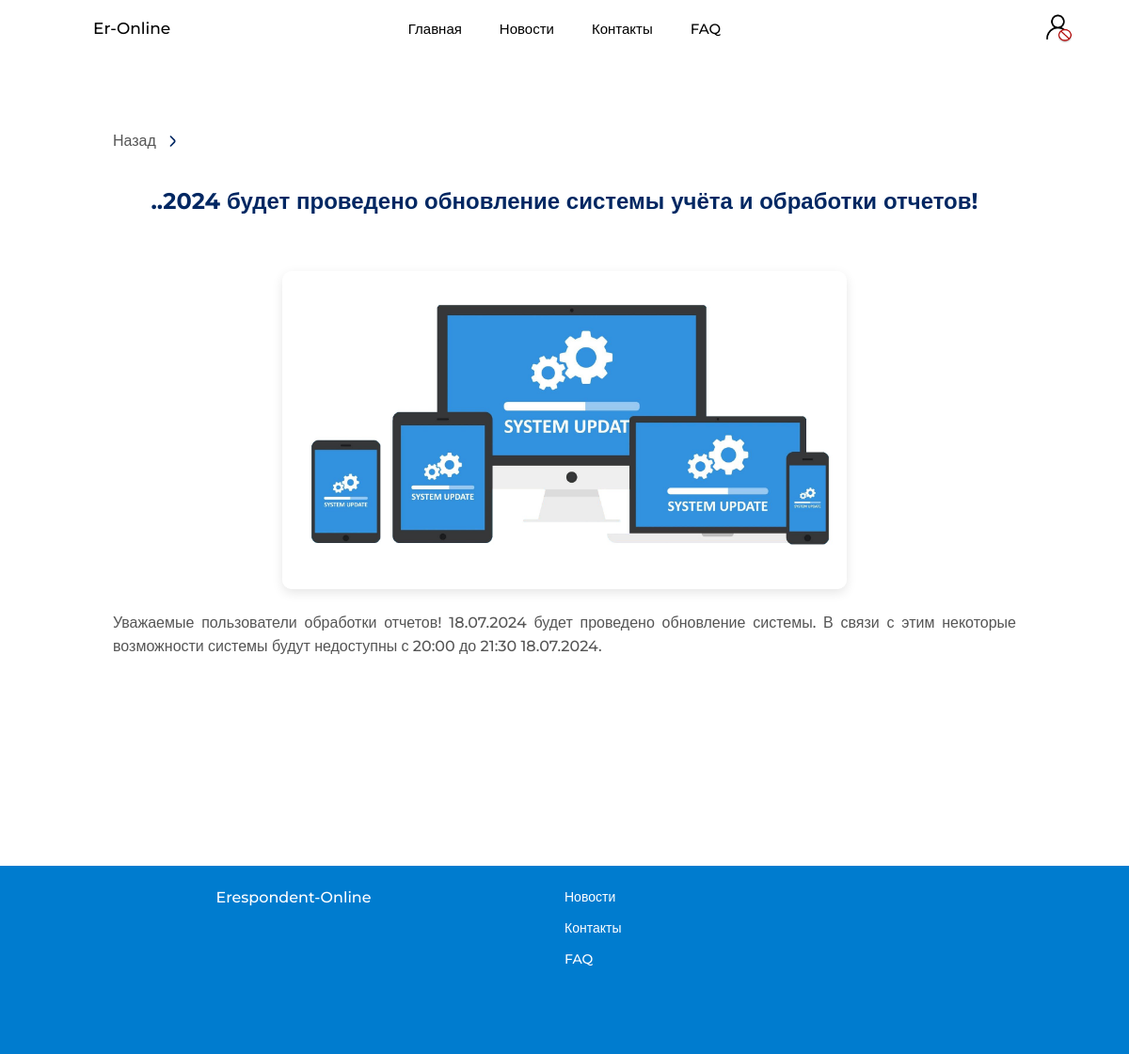
Screenshot of /news/1 with the database file from the repository.
### website/models.py (models this page shows)
class News(db.Model):
    __tablename__ = 'news'
    id = db.Column(db.Integer, primary_key=True)
    title = db.Column(db.String(100))
    text = db.Column(db.String(300))
    img_name = db.Column(db.String(20))
    created_time = db.Column(db.DateTime, nullable=False, default=datetime.now())

### website/views.py (the view)
@views.route('/news/<int:id>')
def news_post(id):
    post = News.query.filter_by(id = id).first()
    return render_template(f'Posts/1.html',
        current_user=current_user,
        post=post
    )

### website/templates/Posts/1.html (shortened to what this page needs)
{% extends "base.html" %}
{% block content %}
<div class="info_page">
    <div class="faq_question_info">
        <div class="back_post">
            <a href="/news">Назад</a>
        </div>
        <div class="info_page_name">
            <h1>{{post.title}}</h1>
        </div>
        <div class="infos">
            <div class="p_img">
                <img src="{{ url_for('static', filename='img/news/' + post.img_name) }}" alt="">
            </div>
            <p>{{post.text}}</p>
        </div>
    </div>
</div>
{% endblock %}

### website/static/css/base.css (style rules this page uses)
* { margin: 0; padding: 0; font-family: Montserrat, Arial, sans-serif; }
html, body { margin: 0; padding: 0; overflow: visible; }
a { text-decoration: none; }
body { display: flex; flex-direction: column; min-height: 100vh; background-color:#fff; overflow-x: hidden; color: rgb(0, 0, 0); }
:root { --color1: #7dc5ff; --color2: rgba(184, 220, 255, 0.6); --color3: #0085f1; --color7: rgb(96, 255, 122); --remarksclr: rgba(255, 186, 96, 0.705); --odobrclr: rgb(96, 255, 122, 0.705); --delclr: rgb(255, 96, 96, 0.705); --blue-back: #007ccf; --green-back: #00aaaa;; --blue-back-hover: #0067ac; --moreblue_text: darkblue; }
.info_page { margin-top: 60px; display: flex; flex-direction: column; width: 100%; }
.info_page_name { margin: 0 auto; padding: 30px 0; padding-bottom: 10px; }
.faq_question_info { max-width: 80%; margin: 0 auto; min-height: 100vh; border-radius: 10px; padding: 30px; }
.info_page_name h1 { font-size: 24px; color: #002762; margin-bottom: 20px; text-align: center; }
.infos { color: #555555; line-height: 1.6; margin-top: 20px; }
.infos p { padding: 0; margin: 0; color: #555555; font-weight: 500; font-size: 16px; margin-bottom: 15px; text-align: justify; }
.p_img { display: flex; flex-direction: column; align-items: center; margin-top: 30px; text-align: center; }
.p_img img { max-width: 600px; border-radius: 10px; box-shadow: 0 4px 12px rgba(0, 0, 0, 0.1); }
.back_post { display: flex; margin: 50px 0 10px 0; align-items: center; color: #555555; cursor: pointer; font-weight: 500; }
.back_post a { color: #555555; font-size: 16px; }

### rows the page displays
News: title "..2024 будет проведено обновление системы учёта и обработки отчетов!", img_name (picture), text "Уважаемые пользователи обработки отчетов! 18.07.2024 будет проведено обновление системы. В связи с этим некоторые возможности системы будут недоступны с 20:00 до 21:30 18.07.2024."
